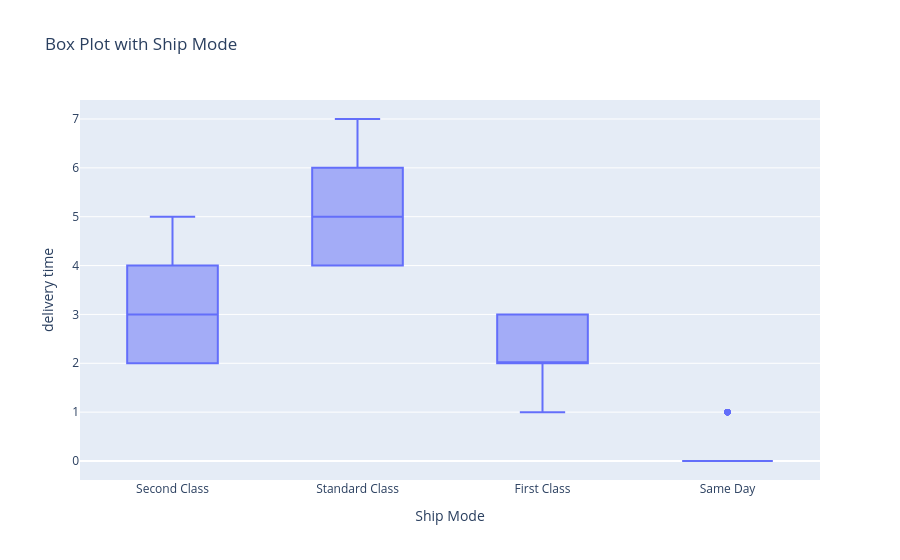

This figure's notebook cell:
### Code cell
fig = px.box(ss, x='Ship Mode', y='delivery time', title='Box Plot with Ship Mode')
fig.update_xaxes(title_text='Ship Mode')
fig.update_yaxes(title_text='delivery time')
fig.show()

### Figure 1 — Plotly figure (JSON) as saved in the notebook; plotly's stock layout.template omitted (floating-point values rounded to 4 significant figures; data arrays with more than 128 entries replaced by an {"elided": "..."} marker saying what was removed)
{"data": [{"alignmentgroup": "True", "hovertemplate": "Ship Mode=%{x}<br>delivery time=%{y}<extra></extra>", "legendgroup": "", "marker": {"color": "#636efa"}, "name": "", "notched": false, "offsetgroup": "", "orientation": "v", "showlegend": false, "type": "box", "x": {"elided": "9994 str values"}, "x0": " ", "xaxis": "x", "y": {"elided": "9994 float values"}, "y0": " ", "yaxis": "y"}], "layout": {"boxmode": "group", "legend": {"tracegroupgap": 0}, "title": {"text": "Box Plot with Ship Mode"}, "xaxis": {"anchor": "y", "domain": [0, 1], "title": {"text": "Ship Mode"}}, "yaxis": {"anchor": "x", "domain": [0, 1], "title": {"text": "delivery time"}}}}
